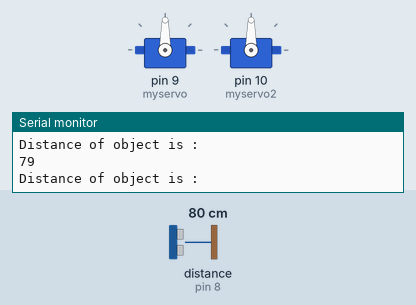
This sketch was run on a simulated Arduino Uno, built with avr-gcc and run on an emulated ATmega328P. Shown: 2 × servo, the last lines printed to the serial monitor. Wiring (inferred from the names in the program): ultrasonic range finder: trigger pin 13; echo pin 8. Inputs (shaded band) come from the test bench; at power-on: distance to the obstacle (sensor on pin 8) 80 cm. The echo pulse lasts 58.3 µs per cm.

Above: at 1.2 s.
1.3 s: distance to the obstacle (sensor on pin 8) set to 18 cm
4.3 s: distance to the obstacle (sensor on pin 8) set to 13 cm
At 4.79 s:
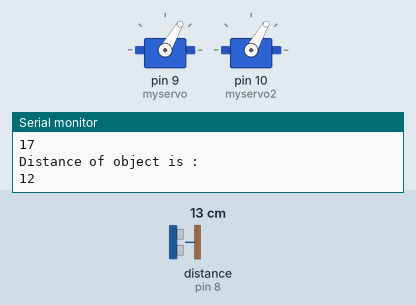
At 5.4 s:
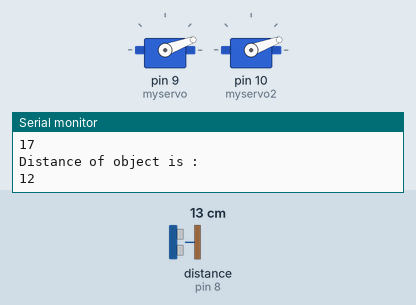
7.3 s: distance to the obstacle (sensor on pin 8) set to 35 cm
At 7.9 s:
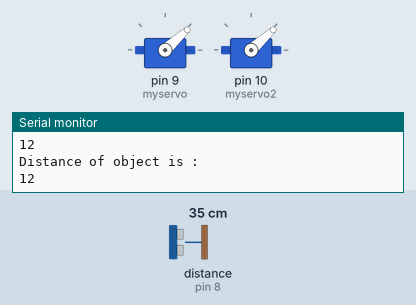
Timing chart, 0 to 10.3 s (numbered marks = the images above; inputs shaded):
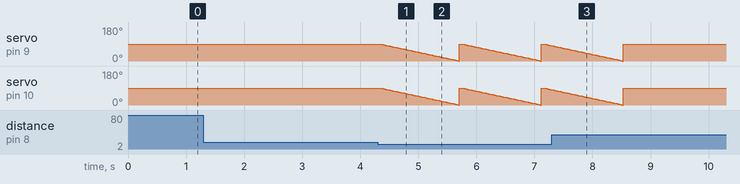

Measured:
- the behaviour switches between 16 and 15 cm on distance to the obstacle (sensor on pin 8) (found by bisection; images 0 and 1)
- after the input at 4.3 s, servo on pin 9 (myservo), servo on pin 10 (myservo2): ramps from 90° to 0° and jumps back, once every 1.4 s
- after the input at 7.3 s, servo on pin 9 (myservo), servo on pin 10 (myservo2): goes on until 8.5 s, then stays 90°

The sketch:

ultrasonic-servo.ino
```cpp
#include <Servo.h>

Servo myservo;  // create servo object to control a servo

Servo myservo2 ; // twelve servo objects can be created on most boards

int pos = 0;
int trig = 13;
int echo = 8;
long HighDuration;
int distance;
void setup() {
  // put your setup code here, to run once:
  Serial.begin(9600);
  pinMode(trig , OUTPUT);
  pinMode(echo ,INPUT);
  myservo.attach(9);
  myservo2.attach(10);
}

void loop() {
  long tocm;
  // put your main code here, to run repeatedly:
  myservo.write(90);
  myservo2.write(90);
  delay(30);

  digitalWrite(trig, LOW);
  delayMicroseconds(2);
  digitalWrite(trig, HIGH);
  delayMicroseconds(10);
  digitalWrite(trig, LOW);


  HighDuration = pulseIn(echo , HIGH);
  //Serial.println(HighDuration);

  distance = (HighDuration /2 ) * 0.0343;
  Serial.println("Distance of object is : ");
  Serial.println(distance);
  if (distance > 0 && distance < 15 ) {
   for (pos = 90; pos >= 0; pos -= 1) { // goes from 180 degrees to 0 degrees
    myservo.write(pos);
    myservo2.write(pos);// tell servo to go to position in variable 'pos'
    delay(15);                       // waits 15ms for the servo to reach the position
   }
    }

}
```
